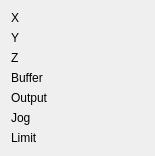
<?xml version="1.0" encoding="UTF-8"?>
<ui version="4.0">
 <class>StepperDebug</class>
 <widget class="QWidget" name="StepperDebug">
  <property name="geometry">
   <rect>
    <x>0</x>
    <y>0</y>
    <width>155</width>
    <height>151</height>
   </rect>
  </property>
  <property name="windowTitle">
   <string>Debug Window</string>
  </property>
  <layout class="QFormLayout" name="formLayout">
   <item row="0" column="0">
    <widget class="QLabel" name="label">
     <property name="text">
      <string>X</string>
     </property>
    </widget>
   </item>
   <item row="0" column="1">
    <widget class="QLabel" name="X">
     <property name="text">
      <string/>
     </property>
    </widget>
   </item>
   <item row="1" column="0">
    <widget class="QLabel" name="label_3">
     <property name="text">
      <string>Y</string>
     </property>
    </widget>
   </item>
   <item row="1" column="1">
    <widget class="QLabel" name="Y">
     <property name="text">
      <string/>
     </property>
    </widget>
   </item>
   <item row="2" column="0">
    <widget class="QLabel" name="label_5">
     <property name="text">
      <string>Z</string>
     </property>
    </widget>
   </item>
   <item row="2" column="1">
    <widget class="QLabel" name="Z">
     <property name="text">
      <string/>
     </property>
    </widget>
   </item>
   <item row="5" column="0">
    <widget class="QLabel" name="label_7">
     <property name="text">
      <string>Jog</string>
     </property>
    </widget>
   </item>
   <item row="5" column="1">
    <widget class="QLabel" name="Jog">
     <property name="text">
      <string/>
     </property>
    </widget>
   </item>
   <item row="6" column="0">
    <widget class="QLabel" name="label_9">
     <property name="text">
      <string>Limit</string>
     </property>
    </widget>
   </item>
   <item row="6" column="1">
    <widget class="QLabel" name="Limit">
     <property name="text">
      <string/>
     </property>
    </widget>
   </item>
   <item row="3" column="0">
    <widget class="QLabel" name="label_2">
     <property name="text">
      <string>Buffer</string>
     </property>
    </widget>
   </item>
   <item row="3" column="1">
    <widget class="QLabel" name="Buffer">
     <property name="text">
      <string/>
     </property>
    </widget>
   </item>
   <item row="4" column="0">
    <widget class="QLabel" name="label_6">
     <property name="text">
      <string>Output</string>
     </property>
    </widget>
   </item>
   <item row="4" column="1">
    <widget class="QLabel" name="Output">
     <property name="text">
      <string/>
     </property>
    </widget>
   </item>
  </layout>
 </widget>
 <resources/>
 <connections/>
</ui>
